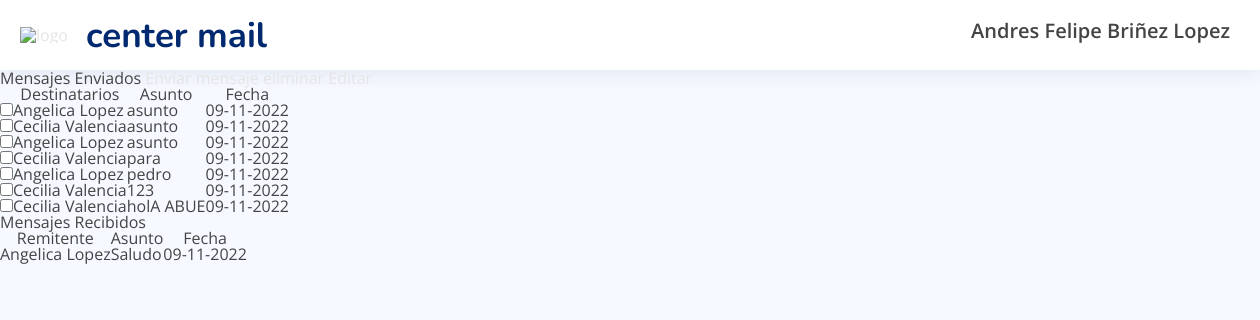
Page / (signed in) on the earlier database version.
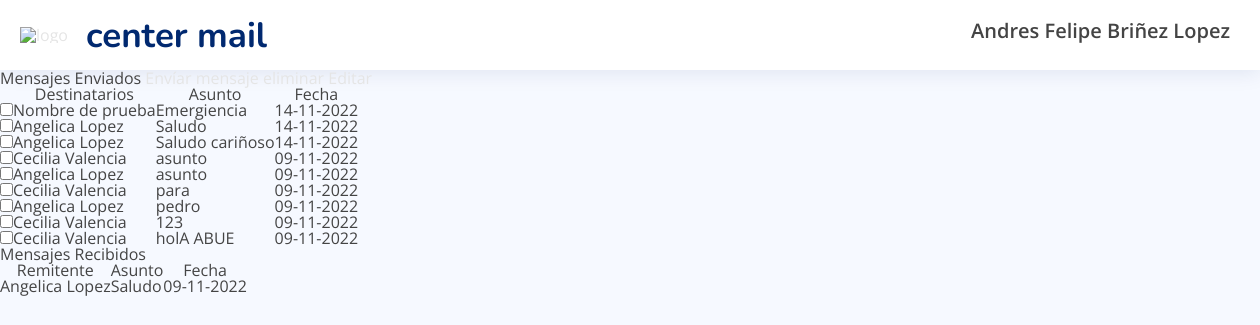
Same page on the later database version.
### tables this page shows
CREATE TABLE mensajes (mensajeID INTEGER PRIMARY KEY UNIQUE NOT NULL, asunto CHAR, mensaje CHAR, fecha CHAR, "from" CHAR, "to" INTEGER);

CREATE TABLE usuarios (id INTEGER PRIMARY KEY UNIQUE NOT NULL, name CHAR NOT NULL, password CHAR NOT NULL, correo CHAR NOT NULL);

### app.py (the view)
@app.route('/',methods=['GET','POST'])
def inicio():
    if 'id' in session:
        userName=session['userName']
        print(userName)
        print(session['id'])
        Enviados=DB.MensajesEnviados(userName)
        Recibidos=DB.MensajesRecibidos(userName)
        print(Enviados)
        print(Recibidos)
        return render_template('index.html',messagesEnd=Enviados,messagesRecibidos=Recibidos)
    else:
        return render_template('accesoDenegado.html')

### controller.py (called while the page is built)
def conexionDB():
    try:
        con =sql.connect('DB.db')
        print('Conexion exitosa')
        return con
    except Exception as error:
        print("Error Conexión",error )

def ejecutarSentenciaSQL(sql):
    try:
        conexion=conexionDB()
        cursor=conexion.cursor()#  cursor el cual es el que ejecuta las consultas sql
        cursor.execute(sql) # ejecuta la sentencia
        print('Sentencia ejecutada')
        conexion.commit() # realiza la sentencia sql
        resultado=cursor.fetchall()
        return resultado
    except Exception as e:
        print("Error al ejecutar la sentencia: " + str(e))
        return False

def MensajesEnviados(origen):
    try:
        sql= "SELECT \"mensajeID\", u.\"name\",asunto,fecha FROM mensajes m  JOIN usuarios u ON m.\"to\"  = u.id WHERE \"from\" = '"+origen+"' ORDER BY fecha DESC ;"
        print(sql)
        resultado=ejecutarSentenciaSQL(sql)
        print(resultado)
        if (len(resultado)>0):
            return resultado # existen mensajes
        else :
            return 'no mensajes' # no hay mensajes
    except Exception as e:
        print("Error al traer los datos: " + str(e))

def MensajesRecibidos(origen):
    try:
        sql= "SELECT \"mensajeID\",\"from\",asunto,fecha,u.\"name\" FROM mensajes m  JOIN usuarios u ON m.\"to\"  = u.id WHERE \"name\" = '"+origen+"' ORDER BY fecha DESC ;"
        print(sql)
        resultado= ejecutarSentenciaSQL(sql)
        print(resultado)
        if (len(resultado)>0):
            return resultado # existe
        else :
            return 'no mensajes' # no existe
    except Exception as e:
        print("Error al traer los datos: " + str(e))

### templates/index.html (shortened to what this page needs)
{%extends 'base.html'%}
{% block style %}<link rel="stylesheet" href="/static/css/index.css" />{% endblock %}>
{% block nav %}
<nav>
    <div class="logo">
        <a href="{{url_for('inicio')}}">
            <img src="https://cdn-icons-png.flaticon.com/512/7677/7677701.png" alt="logo">
            <h1>center mail</h1>
        </a>
    </div>
    <div id="navegador">
        <ul>
        <li  id="seccion1"onmouseover="ver(1)" onmouseout="ocultar(1)">{{session['userName']}}</a>
        </li>
        </ul>
    </div>
</nav>
{% endblock %}
{% block body %}
    {% if messagesEnd != 'no mensajes' %}
        <caption>Mensajes Enviados</caption>
        <a href="{{url_for('sendMessage')}}">Envíar mensaje</a>
        <a class="btnEliminar" href="">eliminar</a>
        <a class="btnEditar" href="">Editar</a>
         <table>
            <thead>
                <tr>
                    <th></th>
                    <th>Destinatarios</th>
                    <th>Asunto</th>
                    <th>Fecha</th>
                </tr>
            </thead>
            <tbody>
        {% for message in messagesEnd %}
            <tr>
                <td><input class="checkbox" type="checkbox" name="message" value="{{message[0]}}"></td>
                <td>{{message[1]}}</td>
                <td>{{message[2]}}</td>
                <td>{{message[3]}}</td>
            </tr>
        {% endfor %}
            </tbody>
        </table>
    {% else %}
        <p>No hay mensajes enviados</p>
    {% endif %}
    {% if messagesRecibidos != 'no mensajes' %}
    <caption>Mensajes Recibidos</caption>
    <table>
        <thead>
            <tr>
                <th>Remitente</th>
                <th>Asunto</th>
                <th>Fecha</th>
            </tr>
        </thead>
        <tbody>
    {% for message in messagesRecibidos %}
        <tr>
            <td>{{message[1]}}</td>
            <td>{{message[2]}}</td>
            <td>{{message[3]}}</td>
        </tr>
    {% endfor %}
        </tbody>
    </table>
{% else %}
    <p>No hay mensajes recibidos</p>
{% endif %}
{% endblock %}

### templates/base.html (shortened to what this page needs)
<!DOCTYPE html>
<html lang="es">
<head>
    <link rel="stylesheet" href="/static/css/normalize.css">
    <link rel="stylesheet" href="/static/css/reset.css">
    <link rel="stylesheet" href="/static/css/base.css">
    <link rel="stylesheet" href="/static/css/style.css">
    <link rel="stylesheet" href="/static/css/nav.css">
    {% block style  %} {% endblock %}
</head>
<body>
    {% block nav %}
    {% endblock %}
    {% block body  %}
     {% endblock %}
</body>
</html>

### static/css/base.css (style rules this page uses)
body { background: #E5E5E5; font-family: 'Lexend Deca'; }

### static/css/style.css (style rules this page uses)
:root { scroll-behavior: smooth; }
body { font-family: "Open Sans", sans-serif; background: #f6f9ff; color: #444444; }
a { color: #4154f1; text-decoration: none; }
h1, h2, h3, h4, h5, h6 { font-family: "Nunito", sans-serif; }
.logo { line-height: 1; }
@media (min-width: 1200px) { .logo { width: 280px; } }
.logo img { max-height: 26px; margin-right: 6px; }

### static/css/nav.css (style rules this page uses)
nav { display: flex; justify-content: space-between; align-items: center; height: 70px; box-shadow: 0px 2px 20px rgba(1, 41, 112, 0.1); background-color: #fff; padding-left: 20px; }
h1 { font-family: "Nunito", sans-serif; font-size: 35px; font-weight: 700; color: #012970 }
.logo a { width: 90%; display: flex; margin: 0; padding: 0; align-items: center; }
.logo a img { width: 60px; max-height: 50px; }
#navegador li { margin: 0px 10px; padding: 0.1em 1em 0.5em 1em; width: 100%; list-style-type: none; position: relative; cursor: pointer; font-size: 20px; font-weight: 600; }

### static/css/index.css (style rules this page uses)
a { text-decoration: none; color: #E5E5E5; }

Differences in the rows shown:
removed mensajes: name "Angelica Lopez", asunto "asunto", fecha "09-11-2022", shown under "center mail"
added mensajes: name "Nombre de prueba", asunto "Emergiencia", fecha "14-11-2022", shown under "center mail"
added mensajes: name "Angelica Lopez", asunto "Saludo", fecha "14-11-2022", shown under "center mail"
added mensajes: name "Angelica Lopez", asunto "Saludo cariñoso", fecha "14-11-2022", shown under "center mail"
